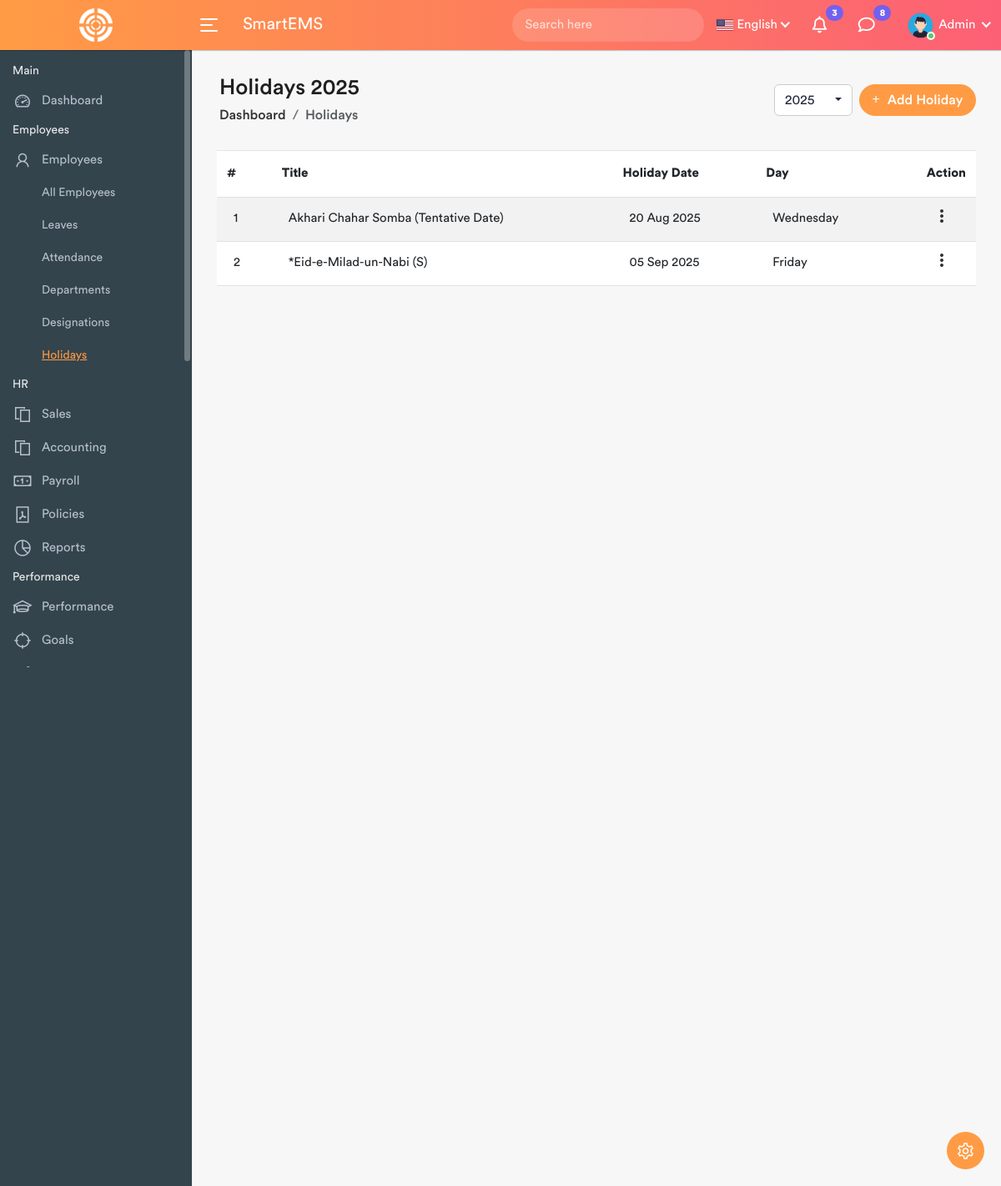
/holidays/ (signed in), run on the app's committed database.
### customUserAuth/models.py (models this page shows, shortened)
class CustomUserAuthModel(AbstractUser):
    user_types = models.CharField(choices=[
        ('Admin', 'Admin'),
        ('HR', 'HR'),
        ('Employee', 'Employee'),
    ], max_length=10, null=True)

### adminApp/models.py (models this page shows, shortened)
class ProfileModel(models.Model):
    GENDER_CHOICES = (
        ('male', 'Male'),
        ('female', 'Female'),
        ('other', 'Other'),
    )
    user = models.OneToOneField(CustomUserAuthModel, on_delete=models.CASCADE, related_name='profile')
    employee_id = models.CharField(max_length=20, unique=True)
    full_name= models.CharField(max_length=150, null=True)
    position = models.ForeignKey(DesignationModel, on_delete=models.SET_NULL, null=True, blank=True, related_name='designation_info')
    phone = models.CharField(max_length=20, blank=True)
    address = models.TextField(blank=True)
    birthday = models.DateField(null=True, blank=True)
    gender = models.CharField(max_length=10, choices=GENDER_CHOICES, blank=True)
    date_of_joining = models.DateField(null=True, blank=True)
    profile_image = models.ImageField(upload_to='profiles/', null=True, blank=True)
    reports_to = models.ForeignKey('self', on_delete=models.SET_NULL, null=True, blank=True, related_name='subordinates')

class HolidayModel(models.Model):
    title = models.CharField(max_length=100)
    date = models.DateField()
    created_at = models.DateTimeField(auto_now_add=True)
    updated_at = models.DateTimeField(auto_now=True)
    class Meta:
        ordering = ['date']
    @property
    def is_past(self):
        return self.date < timezone.now().date()
    @property
    def day_name(self):
        return self.date.strftime('%A')

### adminApp/views.py (the view)
# urls.py: path('holidays/', holiday_list, name='holiday_list'),
def holiday_list(request):
    current_year = timezone.now().year
    year = int(request.GET.get('year', current_year))
    holidays = HolidayModel.objects.filter(date__year=year).order_by('date')
    years = list(range(current_year - 5, current_year + 6))
    context = {
        'holidays': holidays,
        'current_year': year,
        'years': years,
    }
    return render(request, 'holidays.html', context)

### adminApp/templates/holidays.html (shortened to what this page needs)
{% extends "master/base.html" %}
{% load static %}
{% block content %}
<div class="page-wrapper">
    <div class="content container-fluid">
        <div class="page-header">
            <div class="row align-items-center">
                <div class="col">
                    <h3 class="page-title">Holidays {{ current_year }}</h3>
                    <ul class="breadcrumb">
                        <li class="breadcrumb-item"><a href="{% url 'dashboard' %}">Dashboard</a></li>
                        <li class="breadcrumb-item active">Holidays</li>
                    </ul>
                </div>
                <div class="col-auto float-end ms-auto">
                    <div class="btn-group me-2">
                        <button type="button" class="btn btn-white dropdown-toggle" data-bs-toggle="dropdown" aria-expanded="false">
                            {{ current_year }} <i class="fas fa-chevron-down"></i>
                        </button>
                    </div>
                    <a href="#" class="btn add-btn" data-bs-toggle="modal" data-bs-target="#add_holiday">
                        <i class="fa-solid fa-plus"></i> Add Holiday
                    </a>
                </div>
            </div>
        </div>
        <div class="row">
            <div class="col-md-12">
                <div class="table-responsive">
                    <table class="table table-striped custom-table mb-0">
                        <thead>
                            <tr>
                                <th>#</th>
                                <th>Title</th>
                                <th>Holiday Date</th>
                                <th>Day</th>
                                <th class="text-end">Action</th>
                            </tr>
                        </thead>
                        <tbody>
                            {% for holiday in holidays %}
                            <tr class="{% if holiday.is_past %}holiday-completed{% else %}holiday-upcoming{% endif %}">
                                <td>{{ forloop.counter }}</td>
                                <td>{{ holiday.title }}</td>
                                <td>{{ holiday.date|date:"d M Y" }}</td>
                                <td>{{ holiday.day_name }}</td>
                                <td class="text-end">
                                    <div class="dropdown dropdown-action">
                                        <a href="#" class="action-icon dropdown-toggle" data-bs-toggle="dropdown" aria-expanded="false">
                                            <i class="material-icons">more_vert</i>
                                        </a>
                                    </div>
                                </td>
                            </tr>
                            {% empty %}
                            <tr>
                                <td colspan="5" class="text-center">No holidays found for {{ current_year }}</td>
                            </tr>
                            {% endfor %}
                        </tbody>
                    </table>
                </div>
            </div>
        </div>
    </div>
</div>
{% endblock %}

### customUserAuth/templates/master/top_navbar.html (shortened to what this page needs)
{% load static %}
            <div class="header">
                <div class="header-left">
                     <a href="" class="logo">
						<img src="{% static "assets/img/logo.png" %}" width="40" height="40" alt="Logo">
					</a>
                </div>
				<a id="toggle_btn" href="javascript:void(0);">
					<span class="bar-icon">
						<span></span>
						<span></span>
						<span></span>
					</span>
				</a>
                <div class="page-title-box">
					<h3>SmartEMS</h3>
                </div>
				<ul class="nav user-menu">
					<li class="nav-item">
						<div class="top-nav-search">
							<form action="search.html">
								<input class="form-control" type="text" placeholder="Search here">
								<button class="btn" type="submit"><i class="fa-solid fa-magnifying-glass"></i></button>
							</form>
						</div>
					</li>
					<li class="nav-item dropdown has-arrow flag-nav">
						<a class="nav-link dropdown-toggle" data-bs-toggle="dropdown" href="#" role="button">
							<img src="{% static "assets/img/flags/us.png" %}" alt="Flag" height="20"> <span>English</span>
						</a>
					</li>
					<li class="nav-item dropdown">
						<a href="#" class="dropdown-toggle nav-link" data-bs-toggle="dropdown">
							<i class="fa-regular fa-bell"></i> <span class="badge rounded-pill">3</span>
						</a>
					</li>
					<li class="nav-item dropdown">
						<a href="#" class="dropdown-toggle nav-link" data-bs-toggle="dropdown">
							<i class="fa-regular fa-comment"></i><span class="badge rounded-pill">8</span>
						</a>
					</li>
					<li class="nav-item dropdown has-arrow main-drop">
						<a href="#" class="dropdown-toggle nav-link" data-bs-toggle="dropdown">
							<span class="user-img"><img
														src="
														{% if request.user.profile.profile_image %}
															{{ request.user.profile.profile_image.url }}
														{% elif request.user.first_name and request.user.last_name %}
															https://avatar.iran.liara.run/username?username={{ request.user.first_name }}+{{ request.user.last_name }}
														{% elif request.user.get_full_name %}
															https://avatar.iran.liara.run/username?username={{ request.user.get_full_name|urlencode }}
														{% else %}
															https://avatar.iran.liara.run/username?username={{ request.user.username|urlencode }}
														{% endif %}
														"
														alt="User Image"
														style="width: 35px; height: 35px; border-radius: 50%;"
													>
							<span class="status online"></span></span>
							<span>{{request.user.user_types}}</span>
						</a>
					</li>
				</ul>
            </div>

### customUserAuth/static/assets/css/material.css (style rules this page uses)
.material-icons { font-family: 'Material Icons'; font-weight: normal; font-style: normal; font-size: 24px; line-height: 1; letter-spacing: normal; text-transform: none; display: inline-block; white-space: nowrap; word-wrap: normal; direction: ltr; -webkit-font-smoothing: antialiased; }

### data on the page
CustomUserAuthModel: profile_image (placeholder picture), user.user_types "Admin"
HolidayModel: title "Akhari Chahar Somba (Tentative Date)", date "20 Aug 2025", day_name "Wednesday"
HolidayModel: title "*Eid-e-Milad-un-Nabi (S)", date "05 Sep 2025", day_name "Friday"

### other printed values
{{ current_year }} "2025"
